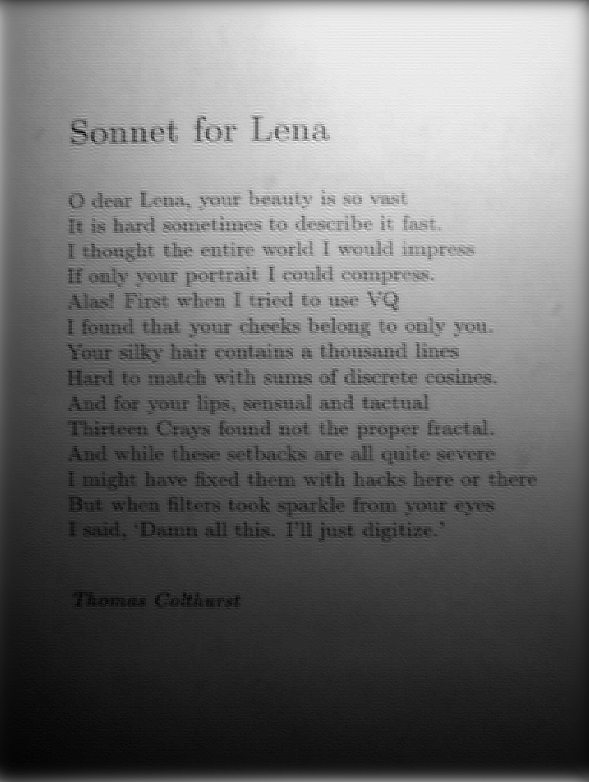
#> input picture deblurred.png, 589 x 782 px, found by its file name
$ python adaptiveThresh.py
#> lines starting #> are read from the running program, lines starting #| are printed output that depends on the picture; after the words box and inside, x2 and y2 are one past the last pixel; in counts of white or black regions, pixels touching at a corner belong together
import cv2
import numpy as np
import pytesseract
from matplotlib import pyplot as plt

image1 = cv2.imread("/home/nishka/Desktop/CV_Project/deblurred.png")
#> image1 is the input picture: shape (782, 589, 3); min 0, max 255, mean 111.7

# cv2.cvtColor is applied over the
# image input with applied parameters
# to convert the image in grayscale
img = cv2.cvtColor(image1, cv2.COLOR_BGR2GRAY)


thresh2 = cv2.adaptiveThreshold(img,255,cv2.ADAPTIVE_THRESH_GAUSSIAN_C, cv2.THRESH_BINARY,229,18)
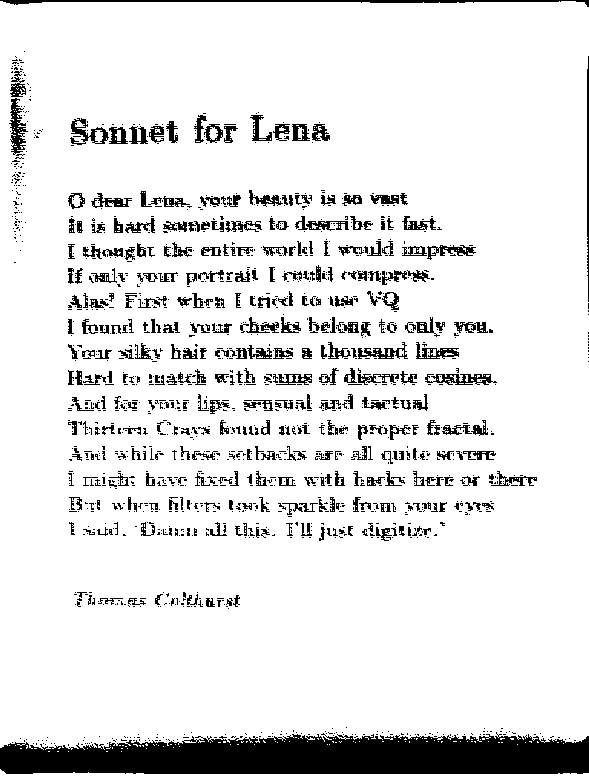
#> thresh2: shape (782, 589); 89.2% white; 1487 black regions (1116 under 20 px), largest, box (x1, y1, x2, y2) and area: (0, 732, 589, 774) 19552, (0, 0, 589, 7) 1325, (9, 98, 28, 155) 492

# the window showing output images
# with the corresponding thresholding
# techniques applied to the input image
cv2.imshow('Adaptive Gaussian', thresh2)

#> (the run stopped early here; a loop or call above may not have finished)
